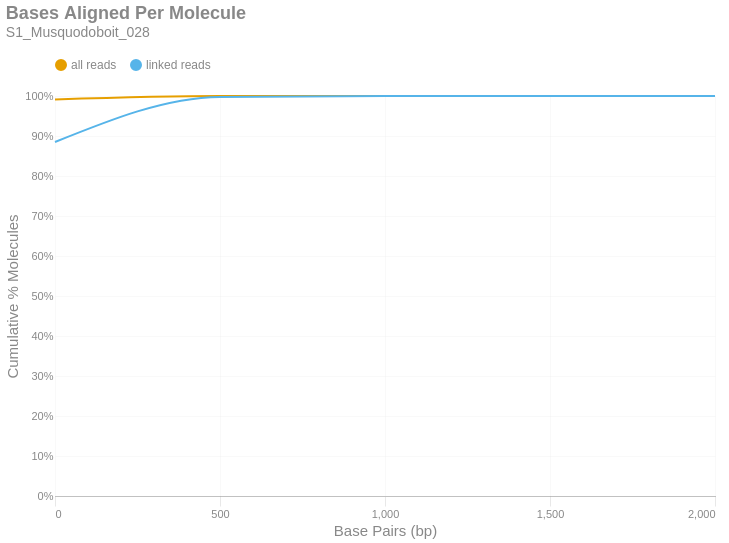

The notebook cell this image was saved under:
### Markdown cell above
### Bases Aligned Per Molecule
This is a cumulative frequency distribution showing the number of base pairs aligned per unique molecule. These data are shown in 500 bp bins. There are two distributions: one with `all reads` (yellow) and another with only `linked reads` (blue). The percent of molecules in the `linked reads` distribution is relative to the total number of linked molecules.

### Code cell
if SKIPLR:
    print_html(f"Skipped")
else:
    binned_df = consolidated_hist(valids['aligned_bp'], mask, 500, True)
    with SafeRender(binned_df):
        (
            density_plot(binned_df, 'Bases Aligned Per Molecule', samplename, 'basesper')
            .encode(
                x=alt.X('bin:Q', title="Base Pairs (bp)").axis(tickMinStep=500).scale(padding=0),
                y=alt.Y('value:Q', title='Cumulative % Molecules')
                    .axis(format='%')
                    .scale(domain = [0,1])
                    .stack(False),
                color=alt.Color("key:N").scale(domain = ["all reads", "linked reads"]),
                tooltip = [
                    alt.Tooltip("key:N", title = "Data Type"),
                    alt.Tooltip("range_label:N", title="Bases Aligned Per Molecule"),
                    alt.Tooltip("value:Q", format = ".2%", title="% Molecules (Cum.)")
                ]
            )
        ).display()

### Figure 1 — Vega-Lite specification as saved in the notebook (floating-point values rounded to 4 significant figures)
{"width": "container", "height": 400, "config": {"title": {"anchor": "start", "dy": -15, "fontSize": 18, "color": "#888888", "subtitleColor": "#888888", "subtitleFontSize": 14}, "arc": {"fill": "#0072B2"}, "axis": {"domainColor": "#888888", "domainWidth": 0.5, "gridWidth": 0.2, "grid": false, "titleFontWeight": 400, "titleFontSize": 15, "labelFontSize": 11, "labelColor": "#888888", "tickColor": "#888888", "tickWidth": 0.2, "titleColor": "#888888"}, "axisBand": {"grid": false}, "axisX": {"grid": true, "tickSize": 10, "domainCap": "round"}, "axisY": {"domain": false, "grid": true, "tickSize": 0, "domainCap": "round"}, "background": "transparent", "header": {"labelFontSize": 15, "labelColor": "#888888", "titleFontSize": 15, "titleFontWeight": 600, "titleColor": "#888888"}, "legend": {"labelFont": "sans-serif", "labelFontSize": 12, "labelColor": "#888888", "symbolSize": 100, "symbolType": "circle", "titleFontSize": 12, "titlePadding": 10, "titleColor": "#888888", "title": null, "orient": "top"}, "range": {"category": ["#E69F00", "#56B4E9", "#009E73", "#F0E442", "#0072B2", "#D55E00", "#CC79A7", "#000000"], "diverging": ["#cfe8f3", "#a2d4ec", "#73bfe2", "#46abdb", "#1696d2", "#12719e"]}, "area": {"fill": "#0072B2", "fillOpacity": 0.7, "line": true, "strokeOpacity": 0.7}, "line": {"color": "#0072B2", "stroke": "#0072B2", "strokeWidth": 2}, "trail": {"color": "#0072B2", "stroke": "#0072B2", "strokeWidth": 0, "size": 1}, "point": {"filled": true, "fillOpacity": 1.0, "size": 95}, "text": {"color": "#888888", "fontSize": 11, "align": "right", "fontWeight": 400, "size": 11}, "bar": {"fill": "#0072B2", "stroke": null}, "view": {"stroke": null, "continuousWidth": 660, "continuousHeight": 400}}, "data": {"name": "data-58727ca5d3695b12854205150985a706"}, "mark": {"type": "line", "interpolate": "monotone", "point": {"opacity": 0, "size": 275}}, "encoding": {"color": {"field": "key", "scale": {"domain": ["all reads", "linked reads"]}, "type": "nominal"}, "tooltip": [{"field": "key", "title": "Data Type", "type": "nominal"}, {"field": "range_label", "title": "Bases Aligned Per Molecule", "type": "nominal"}, {"field": "value", "format": ".2%", "title": "% Molecules (Cum.)", "type": "quantitative"}], "x": {"axis": {"tickMinStep": 500}, "field": "bin", "scale": {"padding": 0}, "title": "Base Pairs (bp)", "type": "quantitative"}, "y": {"axis": {"format": "%"}, "field": "value", "scale": {"domain": [0, 1]}, "stack": false, "title": "Cumulative % Molecules", "type": "quantitative"}}, "params": [{"name": "param_c36ac31b6afebe62", "select": {"type": "point", "fields": ["key"]}, "bind": "legend"}], "title": {"text": "Bases Aligned Per Molecule", "subtitle": "S1_Musquodoboit_028"}, "transform": [{"fold": ["all reads (cumsum)", "linked reads (cumsum)"]}, {"calculate": "replace(datum.key, ' (cumsum)', '')", "as": "key"}, {"filter": {"param": "param_c36ac31b6afebe62"}}], "usermeta": {"embedOptions": {"downloadFileName": "S1_Musquodoboit_028.basesper"}}, "$schema": "https://vega.github.io/schema/vega-lite/v6.1.0.json", "datasets": {"data-58727ca5d3695b12854205150985a706": [{"bin": "0.0", "interval": "0.0-500.0", "all reads": 0.9915, "linked reads": 0.885, "all reads (cumsum)": 0.9915, "linked reads (cumsum)": 0.885, "range_label": "0-499"}, {"bin": "500.0", "interval": "500.0-1000.0", "all reads": 0.008269, "linked reads": 0.1126, "all reads (cumsum)": 0.9998, "linked reads (cumsum)": 0.9977, "range_label": "500-999"}, {"bin": "1000.0", "interval": "1000.0-1500.0", "all reads": 0.0002258, "linked reads": 0.002264, "all reads (cumsum)": 1.0, "linked reads (cumsum)": 0.9999, "range_label": "1000-1499"}, {"bin": "1500.0", "interval": "1500.0-2000.0", "all reads": 5.403e-06, "linked reads": 4.922e-05, "all reads (cumsum)": 1.0, "linked reads (cumsum)": 1.0, "range_label": "1500-1999"}, {"bin": "2000.0", "interval": "2000.0-2500.0", "all reads": 3.602e-07, "linked reads": 5.469e-06, "all reads (cumsum)": 1.0, "linked reads (cumsum)": 1.0, "range_label": "2000-2499"}]}}
